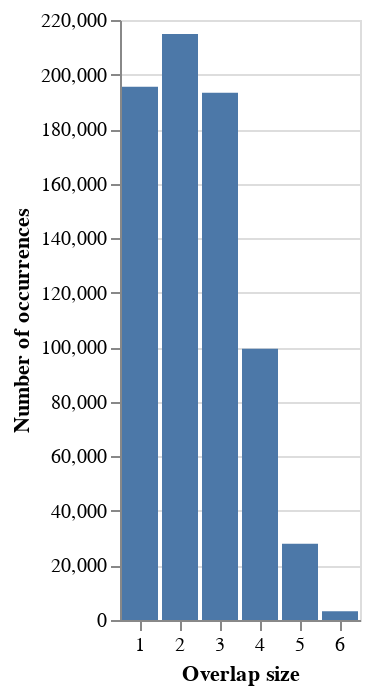

Notebook code for this chart:
### Code cell
alt.Chart(counts).mark_bar().encode(
    x=alt.X(
        "index:O",
        axis=alt.Axis(
            labelAngle=0,
            title="Overlap size"
        )
    ),
    y=alt.Y(
        "counts",
        axis=alt.Axis(
            title="Number of occurrences"
        )
    )
)

### Figure 1 — Vega-Lite specification as saved in the notebook (floating-point values rounded to 4 significant figures)
{"config": {"view": {"continuousWidth": 400, "continuousHeight": 300}}, "data": {"name": "data-b249179ca5462ef738f53b74faa86613"}, "mark": "bar", "encoding": {"x": {"type": "ordinal", "axis": {"labelAngle": 0, "title": "Overlap size"}, "field": "index"}, "y": {"type": "quantitative", "axis": {"title": "Number of occurrences"}, "field": "counts"}}, "$schema": "https://vega.github.io/schema/vega-lite/v4.8.1.json", "datasets": {"data-b249179ca5462ef738f53b74faa86613": [{"index": 1, "counts": 195507}, {"index": 2, "counts": 214846}, {"index": 3, "counts": 193324}, {"index": 4, "counts": 99501}, {"index": 5, "counts": 27961}, {"index": 6, "counts": 3224}]}}
